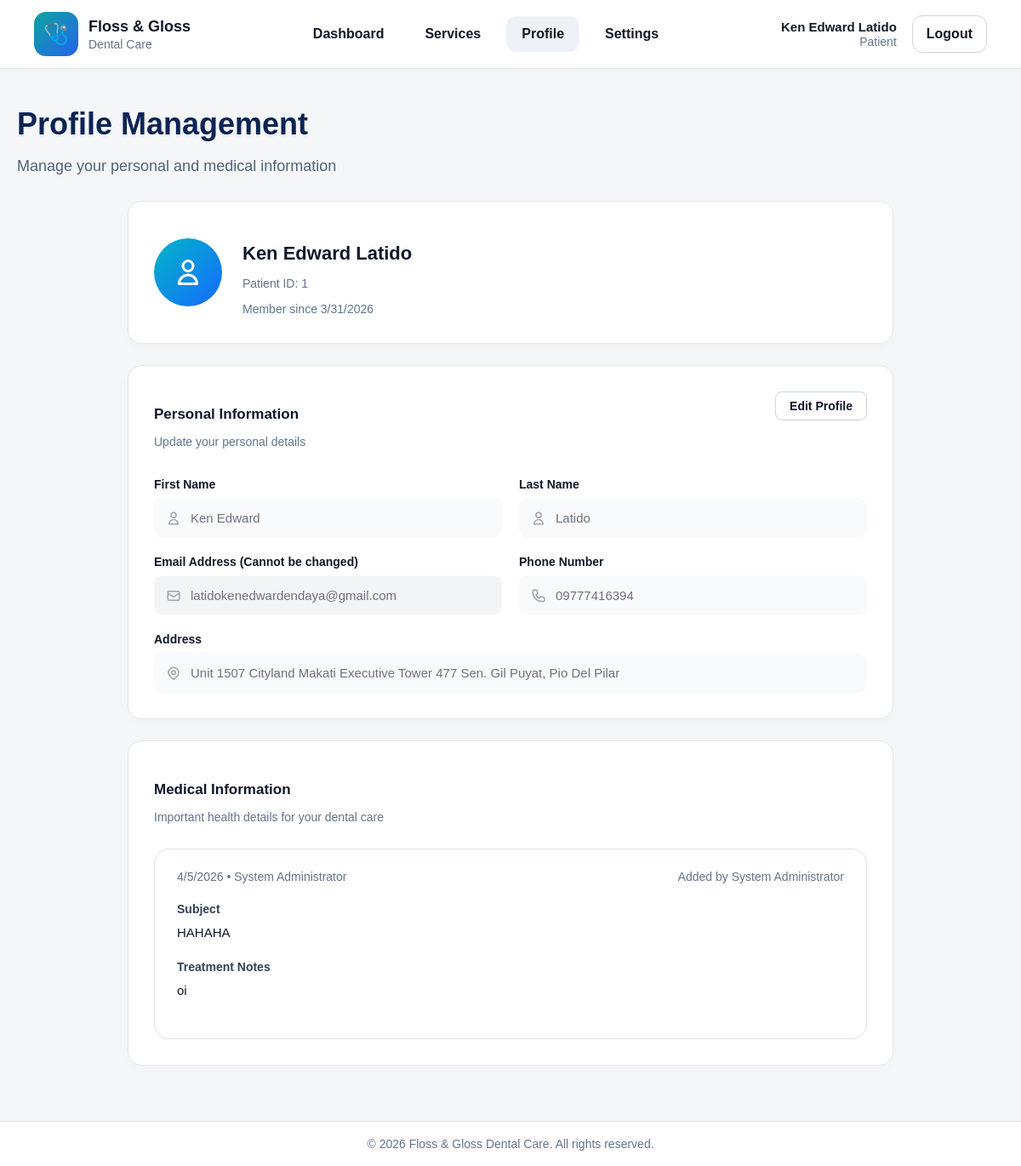
The app's page /patient/profile.php (signed in) with its own data.
### tables this page shows
CREATE TABLE `patient_profiles` (
  `patient_id` int(11) NOT NULL,
  `user_id` int(11) NOT NULL,
  `first_name` varchar(100) NOT NULL,
  `middle_name` varchar(100) DEFAULT NULL,
  `last_name` varchar(100) NOT NULL,
  `sex` enum('male','female','prefer_not_to_say') DEFAULT NULL,
  `birth_date` date DEFAULT NULL,
  `address` text DEFAULT NULL,
  `emergency_contact_name` varchar(150) DEFAULT NULL,
  `emergency_contact_phone` varchar(20) DEFAULT NULL,
  `notes` text DEFAULT NULL,
  `created_at` timestamp NOT NULL DEFAULT current_timestamp(),
  `updated_at` timestamp NOT NULL DEFAULT current_timestamp() ON UPDATE current_timestamp()
);

CREATE TABLE `users` (
  `user_id` int(11) NOT NULL,
  `role` enum('patient','staff','system_admin','dentist') NOT NULL,
  `email` varchar(150) NOT NULL,
  `phone` varchar(20) DEFAULT NULL,
  `password_hash` varchar(255) NOT NULL,
  `account_status` enum('active','inactive','deactivated','suspended') NOT NULL DEFAULT 'active',
  `email_verified` tinyint(1) NOT NULL DEFAULT 0,
  `created_at` timestamp NOT NULL DEFAULT current_timestamp(),
  `updated_at` timestamp NOT NULL DEFAULT current_timestamp() ON UPDATE current_timestamp()
);

CREATE TABLE `medical_notes` (
  `note_id` int(11) NOT NULL,
  `patient_id` int(11) NOT NULL,
  `encoded_by` int(11) NOT NULL,
  `updated_by` int(11) DEFAULT NULL,
  `subject` text DEFAULT NULL,
  `note_text` text NOT NULL,
  `created_at` timestamp NOT NULL DEFAULT current_timestamp(),
  `updated_at` timestamp NOT NULL DEFAULT current_timestamp() ON UPDATE current_timestamp()
);

CREATE TABLE `staff_profiles` (
  `staff_id` int(11) NOT NULL,
  `user_id` int(11) NOT NULL,
  `first_name` varchar(100) NOT NULL,
  `middle_name` varchar(100) DEFAULT NULL,
  `last_name` varchar(100) NOT NULL,
  `position` varchar(100) DEFAULT NULL,
  `created_by` int(11) DEFAULT NULL,
  `created_at` timestamp NOT NULL DEFAULT current_timestamp(),
  `updated_at` timestamp NOT NULL DEFAULT current_timestamp() ON UPDATE current_timestamp()
);

### patient/profile.php (the view, shortened to what this page needs)
<?php
require_once '../config/database.php';
$user_id = $_SESSION['user_id'];
$query = "
    SELECT
        u.email,
        u.phone,
        u.created_at,
        p.patient_id,
        p.first_name,
        p.middle_name,
        p.last_name,
        p.birth_date,
        p.address,
        p.notes AS allergies
    FROM users u
    JOIN patient_profiles p ON u.user_id = p.user_id
    WHERE u.user_id = ?
";
$stmt = $conn->prepare($query);
$stmt->bind_param("i", $user_id);
$stmt->execute();
$result = $stmt->get_result();
$patient = $result->fetch_assoc();
$full_name = trim($patient['first_name'] . ' ' . $patient['last_name']);
$member_since = date('n/j/Y', strtotime($patient['created_at']));
$med_query = "
    SELECT
        mn.subject,
        mn.note_text,
        mn.created_at,
        u.role AS encoder_role,
        sp.first_name AS staff_first_name,
        sp.last_name AS staff_last_name,
        dp.first_name AS dentist_first_name,
        dp.last_name AS dentist_last_name
    FROM medical_notes mn
    LEFT JOIN users u ON mn.encoded_by = u.user_id
    LEFT JOIN staff_profiles sp ON u.user_id = sp.user_id
    LEFT JOIN dentist_profiles dp ON u.user_id = dp.user_id
    WHERE mn.patient_id = ?
    ORDER BY mn.created_at DESC
    LIMIT 1
";
$med_stmt = $conn->prepare($med_query);
$med_stmt->bind_param("i", $patient['patient_id']);
$med_stmt->execute();
$med_result = $med_stmt->get_result();
$medical_record = $med_result->fetch_assoc();
$record_date = '';
$record_added_by = '';
$record_procedure = '';
$record_notes = '';
if ($medical_record) {
    $record_date = date('n/j/Y', strtotime($medical_record['created_at']));
    if (($medical_record['encoder_role'] ?? '') === 'dentist') {
        $dentist_name = trim(($medical_record['dentist_first_name'] ?? '') . ' ' . ($medical_record['dentist_last_name'] ?? ''));
        $record_added_by = $dentist_name !== '' ? 'Dr. ' . $dentist_name : 'Dentist';
    } elseif (in_array(($medical_record['encoder_role'] ?? ''), ['staff', 'system_admin', 'admin'])) {
        $staff_name = trim(($medical_record['staff_first_name'] ?? '') . ' ' . ($medical_record['staff_last_name'] ?? ''));
        $record_added_by = $staff_name !== '' ? $staff_name : 'System Administrator';
    } else {
        $record_added_by = 'Clinic Staff';
    }
    $record_procedure = trim($medical_record['subject'] ?? '');
    $record_notes = trim($medical_record['note_text'] ?? '');
}
include("../includes/patient-header.php");
include("../includes/patient-navbar.php");
?>
<div class="page profile-wrapper">
    <div class="profile-header" style="width:100%; max-width:1200px; margin:0 auto 30px;">
        <h1 style="font-size:36px; color:#0b2454; margin-bottom:10px;">
            Profile Management
        </h1>
        <p style="color:#52637a; font-size:18px;">
            Manage your personal and medical information
        </p>
    </div>
    <div class="profile-inner">
    <div class="profile-card profile-hero">
        <div class="profile-avatar">
            <svg fill="none" stroke="currentColor" viewBox="0 0 24 24" xmlns="http://www.w3.org/2000/svg"><path stroke-linecap="round" stroke-linejoin="round" stroke-width="2" d="M16 7a4 4 0 11-8 0 4 4 0 018 0zM12 14a7 7 0 00-7 7h14a7 7 0 00-7-7z"></path></svg>
        </div>
        <div class="profile-info">
            <h2><?= htmlspecialchars($full_name) ?></h2>
            <p>Patient ID: <?= htmlspecialchars($patient['patient_id']) ?></p>
            <p>Member since <?= htmlspecialchars($member_since) ?></p>
        </div>
    </div>
    <form method="POST" action="profile.php" id="profileForm">
        <div class="profile-card">
            <div class="profile-section-top">
                <div class="profile-section-title">
                    <h3>Personal Information</h3>
                    <p>Update your personal details</p>
                </div>
                <div>
                    <button type="button" class="btn-edit-profile" id="editBtn">Edit Profile</button>
                </div>
            </div>
            <div class="profile-grid">
                <div class="profile-input-group">
                    <label>First Name</label>
                    <div class="profile-input-wrapper">
                        <svg fill="none" stroke="currentColor" viewBox="0 0 24 24"><path stroke-linecap="round" stroke-linejoin="round" stroke-width="2" d="M16 7a4 4 0 11-8 0 4 4 0 018 0zM12 14a7 7 0 00-7 7h14a7 7 0 00-7-7z"></path></svg>
                        <input type="text" name="first_name" class="editable-field" value="<?= htmlspecialchars($patient['first_name']) ?>" readonly>
                    </div>
                </div>
                <div class="profile-input-group">
                    <label>Last Name</label>
                    <div class="profile-input-wrapper">
                        <svg fill="none" stroke="currentColor" viewBox="0 0 24 24"><path stroke-linecap="round" stroke-linejoin="round" stroke-width="2" d="M16 7a4 4 0 11-8 0 4 4 0 018 0zM12 14a7 7 0 00-7 7h14a7 7 0 00-7-7z"></path></svg>
                        <input type="text" name="last_name" class="editable-field" value="<?= htmlspecialchars($patient['last_name']) ?>" readonly>
                    </div>
                </div>
                <div class="profile-input-group">
                    <label>Email Address (Cannot be changed)</label>
                    <div class="profile-input-wrapper">
                        <svg fill="none" stroke="currentColor" viewBox="0 0 24 24"><path stroke-linecap="round" stroke-linejoin="round" stroke-width="2" d="M3 8l7.89 5.26a2 2 0 002.22 0L21 8M5 19h14a2 2 0 002-2V7a2 2 0 00-2-2H5a2 2 0 00-2 2v10a2 2 0 002 2z"></path></svg>
                        <input type="email" value="<?= htmlspecialchars($patient['email']) ?>" readonly style="background-color: #f3f4f6;">
                    </div>
                </div>
                <div class="profile-input-group">
                    <label>Phone Number</label>
                    <div class="profile-input-wrapper">
                        <input type="text" name="phone" class="editable-field" value="<?= htmlspecialchars($patient['phone']) ?>" readonly>
                    </div>
                </div>
                <div class="profile-input-group profile-full-width">
                    <label>Address</label>
                    <div class="profile-input-wrapper">
                        <input type="text" name="address" class="editable-field" value="<?= htmlspecialchars($patient['address']) ?>" readonly>
                    </div>
                </div>
            </div>
        </div>
        <div class="profile-card">
            <div class="profile-section-top" style="margin-bottom: 15px;">
                <div class="profile-section-title">
                    <h3>Medical Information</h3>
                    <p>Important health details for your dental care</p>
                </div>
            </div>
            <?php if ($medical_record): ?>
                <div class="medical-record-card">
                    <div class="medical-record-head">
                        <div class="medical-record-meta-left">
                            <?= htmlspecialchars($record_date) ?> • <?= htmlspecialchars($record_added_by) ?>
                        </div>
                        <div class="medical-record-meta-right">
                            Added by <?= htmlspecialchars($record_added_by) ?>
                        </div>
                    </div>
                    <div class="medical-record-label">Subject</div>
                    <div class="medical-record-value">
                        <?= htmlspecialchars($record_procedure) ?>
                    </div>
                    <div class="medical-record-label">Treatment Notes</div>
                    <div class="medical-record-value">
                        <?= nl2br(htmlspecialchars($record_notes)) ?>
                    </div>
                </div>
            <?php else: ?>
                <div class="medical-record-empty">
                    No major health issues recorded.
                </div>
            <?php endif; ?>
        </div>
    </form>
</div>
</div>
<?php include("../includes/patient-footer.php"); ?>

### includes/patient-navbar.php (shortened to what this page needs)
<?php
$nav_full_name = trim(($patient['first_name'] ?? 'Patient') . ' ' . ($patient['last_name'] ?? ''));
$current_page = basename($_SERVER['PHP_SELF']);
?>
<div class="navbar">
    <div class="brand">
        <div class="brand-logo">🩺</div>
        <div class="brand-text">
            <h2>Floss &amp; Gloss</h2>
            <p>Dental Care</p>
        </div>
    </div>
    <div class="nav-links">
        <a href="patient-dashboard.php" class="<?php echo ($current_page === 'patient-dashboard.php') ? 'active' : ''; ?>">Dashboard</a>
        <a href="services.php" class="<?php echo ($current_page === 'services.php') ? 'active' : ''; ?>">Services</a>
        <a href="profile.php" class="<?php echo ($current_page === 'profile.php') ? 'active' : ''; ?>">Profile</a>
        <a href="settings.php" class="<?php echo ($current_page === 'settings.php') ? 'active' : ''; ?>">Settings</a>
    </div>
    <div class="user-box">
        <div class="user-meta">
            <strong><?php echo htmlspecialchars($nav_full_name); ?></strong>
            <span>Patient</span>
        </div>
        <a href="../auth/patient-logout.php" class="logout-btn">Logout</a>
    </div>
</div>

### includes/patient-header.php (style rules this page uses)
* { box-sizing: border-box; font-family: Arial, sans-serif; }
body { margin: 0; background: #f4f6f8; color: #0f172a; }
a { text-decoration: none; }
.navbar { background: #ffffff; border-bottom: 1px solid #dbe2ea; padding: 14px 40px; display: flex; justify-content: space-between; align-items: center; gap: 20px; position: sticky; top: 0; z-index: 20; }
.brand { display: flex; align-items: center; gap: 12px; }
.brand-logo { width: 52px; height: 52px; border-radius: 14px; background: linear-gradient(135deg, #0ea5a0, #2563eb); display: flex; align-items: center; justify-content: center; color: #fff; font-size: 24px; font-weight: bold; }
.brand-text h2 { margin: 0; font-size: 18px; color: #111827; }
.brand-text p { margin: 2px 0 0; color: #64748b; font-size: 14px; }
.nav-links { display: flex; gap: 12px; align-items: center; flex-wrap: wrap; }
.nav-links a { color: #111827; padding: 12px 18px; border-radius: 12px; font-weight: 600; transition: 0.2s ease; }
.nav-links a.active { background: #eef2f7; }
.user-box { display: flex; align-items: center; gap: 18px; }
.user-meta { text-align: right; }
.user-meta strong { display: block; font-size: 15px; color: #111827; }
.user-meta span { color: #64748b; font-size: 14px; }
.logout-btn { color: #111827; border: 1px solid #d1d5db; padding: 12px 16px; border-radius: 12px; font-weight: 600; background: #fff; transition: 0.2s ease; }
.page { padding: 40px; min-height: calc(100vh - 140px); }

### patient/profile.php (style rules this page uses)
.medical-record-card { background: #ffffff; border: 1px solid #dde3ea; border-radius: 18px; padding: 24px 26px; }
.medical-record-head { display: flex; justify-content: space-between; align-items: flex-start; gap: 16px; margin-bottom: 22px; }
.medical-record-meta-left { font-size: 14px; color: #64748b; }
.medical-record-meta-right { font-size: 14px; color: #64748b; text-align: right; white-space: nowrap; }
.medical-record-label { font-size: 14px; font-weight: 700; color: #334155; margin-bottom: 8px; }
.medical-record-value { font-size: 15px; color: #0f172a; line-height: 1.6; margin-bottom: 20px; }
.profile-wrapper { max-width: 1200px; margin: 0 auto; padding: 20px 20px 40px; }
.profile-inner { max-width: 900px; margin: 0 auto; }
.profile-header { margin-bottom: 30px; }
.profile-header h1 { font-size: 28px; color: #0f172a; margin-bottom: 6px; }
.profile-header p { color: #64748b; font-size: 15px; }
.profile-card { background: #ffffff; border-radius: 16px; border: 1px solid #e5e7eb; padding: 30px; margin-bottom: 25px; box-shadow: 0 4px 10px rgba(0,0,0,0.02); }
.profile-hero { display: flex; align-items: center; gap: 24px; }
.profile-avatar { width: 80px; height: 80px; border-radius: 50%; background: linear-gradient(135deg, #00b7c6, #1769ff); display: flex; align-items: center; justify-content: center; color: white; }
.profile-avatar svg { width: 36px; height: 36px; }
.profile-info h2 { font-size: 22px; color: #0f172a; margin-bottom: 4px; }
.profile-info p { color: #64748b; font-size: 14px; margin-bottom: 2px; }
.profile-section-top { display: flex; justify-content: space-between; align-items: flex-start; margin-bottom: 20px; }
.profile-section-title h3 { font-size: 17px; color: #0f172a; margin-bottom: 4px; }
.profile-section-title p { font-size: 14px; color: #64748b; }
.btn-edit-profile { background: #ffffff; border: 1px solid #cbd5e1; padding: 8px 16px; border-radius: 8px; font-size: 14px; font-weight: 600; color: #0f172a; cursor: pointer; transition: 0.2s; }
.profile-grid { display: grid; grid-template-columns: 1fr 1fr; gap: 20px; }
.profile-full-width { grid-column: 1 / -1; }
.profile-input-group label { display: block; font-size: 14px; font-weight: 600; color: #111827; margin-bottom: 8px; }
.profile-input-wrapper { position: relative; display: flex; align-items: center; }
.profile-input-wrapper svg { position: absolute; left: 14px; width: 18px; height: 18px; color: #9ca3af; }
.profile-input-wrapper input { width: 100%; padding: 14px 14px 14px 42px; background-color: #f9fafb; border: 1px solid #f9fafb; border-radius: 10px; font-size: 15px; color: #6b7280; outline: none; pointer-events: none; transition: 0.3s; }

### records on screen
patient_profiles: nav_full_name "Ken Edward Latido", full_name "Ken Edward Latido", patient_id "1", user.created_at "3/31/2026", first_name "Ken Edward", last_name "Latido", user.email "latidokenedwardendaya@gmail.com", phone "09777416394", address "Unit 1507 Cityland Makati Executive Tower 477 Sen. Gil Puyat, Pio Del Pilar"
medical_notes: created_at "4/5/2026", staff_profiles.first_name+last_name "System Administrator", subject "HAHAHA", note_text "oi"
